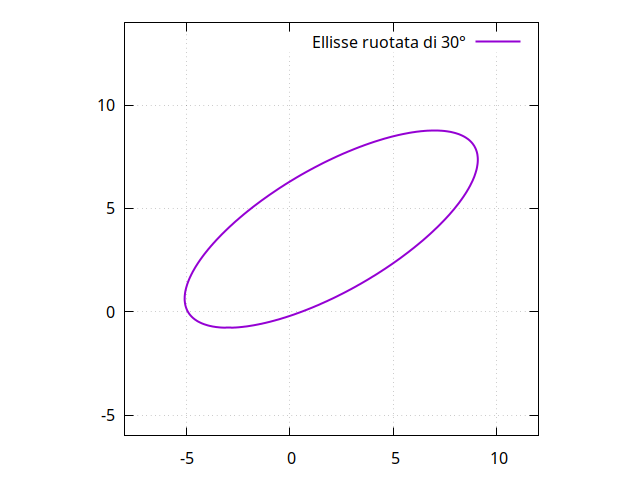

gnuplot code for this plot:
#set terminal wxt persist
set terminal pngcairo
set output 'rotated_ellipse001.png'
set parametric
set trange [0:2*pi]
set samples 500
set size ratio -1
set grid

# Parametri dell'ellisse
x0 = 2
y0 = 4
a = 8
b = 3

# Angolo di rotazione (in gradi)
angolo_deg = 30
alpha = angolo_deg * pi / 180.0

# Funzioni di rotazione applicate alle coordinate
x(t) = x0 + a*cos(t)*cos(alpha) - b*sin(t)*sin(alpha)
y(t) = y0 + a*cos(t)*sin(alpha) + b*sin(t)*cos(alpha)

# Impostazione margini per visibilità
set xrange [x0-10 : x0+10]
set yrange [y0-10 : y0+10]

# Plot
plot x(t), y(t) with lines title sprintf("Ellisse ruotata di %d°", angolo_deg) lw 2
